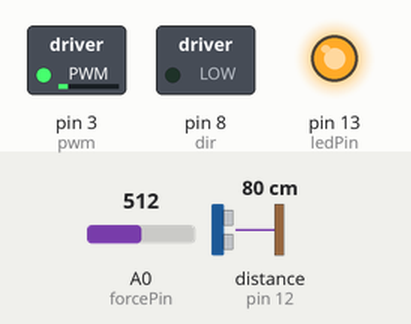
Recording of a sketch running on a simulated Arduino Uno, built with avr-gcc and run on an emulated ATmega328P. On the bench: switched loads named in the sketch (green lamp = pin HIGH), output pins drawn as LEDs (lit = HIGH). Wiring (inferred from the names in the program): ultrasonic range finder: trigger pin 11; echo pin 12. The test bench sets the inputs (shaded band); at power-on: A0 (forcePin) = 512, distance to the obstacle (sensor on pin 12) 80 cm. The echo pulse lasts 58.3 µs per cm; pins used as bus, display or sensor lines are not drawn; what the sketch prints to the serial monitor is not drawn.

Above: at 1.2 s.
1.3 s: A0 (forcePin) set to 66
4.3 s: A0 (forcePin) set to 58
At 5.0 s:
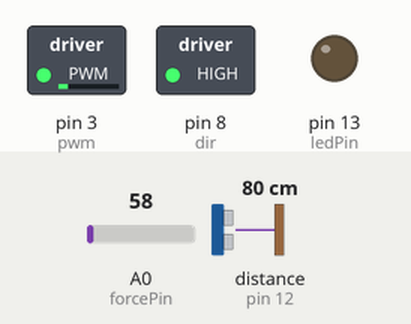
6.0 s: A0 (forcePin) set to 122
At 7.2 s:
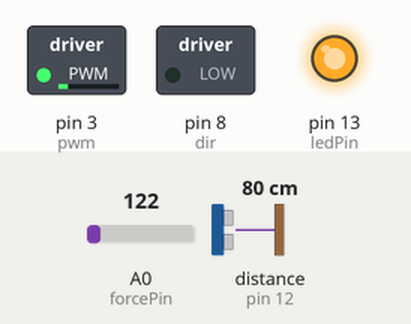
Timing chart, 0 to 9.0 s (numbered marks = the images above; inputs shaded):
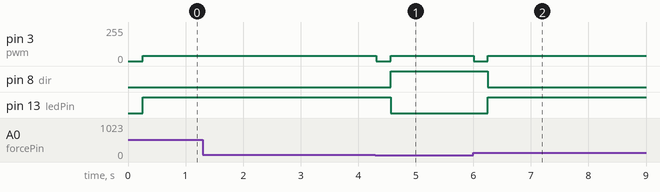

Measured:
- the behaviour switches between 61 and 60 on A0 (forcePin) (found by bisection; images 0 and 1)
- after the input at 1.3 s, every drawn part: stays the same
- after the input at 4.3 s, pin 3 (pwm): 40/255 → 0/255 at once, → 40/255 0.25 s later; pin 8 (dir): LOW → HIGH after 0.26 s; pin 13 (ledPin): HIGH → LOW after 0.26 s
- after the input at 6.0 s, pin 3 (pwm): 40/255 → 0/255 at once, → 40/255 0.25 s later; pin 8 (dir): HIGH → LOW after 0.25 s; pin 13 (ledPin): LOW → HIGH after 0.25 s

The sketch:

Robotic_Hand_Arduino_Ultra1.ino
```cpp
// University of Warwick School of Engineering
// ES2C6: Electro-mechanical System Design
// 2021/2022 Term 1
//
// Robot Hand Project (Systems stream)
// Project Instructor: James Atkinson
//
// Getting Started sample code
//
// This code let's you control the direction of robot gripper (either tightening or loosening)
// based on feedback from a force sensor.
//
// This code was originally created by Dr Adam Noel

// Initialise variables
const int pwm = 3 ;       // digital pin 3 will be used for PWM (Pulse Width Modulation) output
const int dir = 8 ;       // digital pin 8 will be used for high/low output
const int forcePin = A0;  // analogue pin A0 will be used to read the voltage from the force sensor
const int ledPin = 13;    // digital pin 13 is also wired to a built-in LED
int forceValue = 0;       // value read from force pin
uint8_t motorSpeed = 40;  // 8 bit unsigned integer (0-255) defining motor speed
bool bHigh = false;       // boolean tracking direction
bool bChangeDir = false;  // boolean tracking whether we need to switch directions

const int trigPin = 11;
const int echoPin = 12;

long duration; // variable for the duration of sound wave travel
int distance; // variable for the distance measurement


/*
   NOTES
   bHigh True means loosening (open)
   bHigh False means tightening (close)

   During early stages of testing, motorspeeds > 55 could not open a
   fully tightened grip, without physical assistance.
   Why? High Speed and Low Torque
   Lower speed produces higher torque to overcome the 'holding torque'
   OR it happens because it shuts too tightly?
   I tested again with low speed and it still didn't open without assisstance
   Probably because it shuts too tightly. Maybe. Motor jammed.

*/


// Setup function (runs when Arduino is powered on or reset
void setup()
{
  pinMode(pwm, OUTPUT) ;    //we have to set PWM pin as output
  pinMode(dir, OUTPUT) ;    // Direction pin pins are also set as output
  pinMode(ledPin, OUTPUT);  // LED pin is an output

  pinMode(trigPin, OUTPUT); // Sets the trigPin as an OUTPUT
  pinMode(echoPin, INPUT); // Sets the echoPin as an INPUT
  Serial.begin(9600);
}

// Loop function runs repeatedly after the setup function
void loop()
{

  // ULTRASONIC SENSOR CODE ------------------------

  // Clears the trigPin condition
  digitalWrite(trigPin, LOW);
  delayMicroseconds(2);
  // Sets the trigPin HIGH (ACTIVE) for 10 microseconds
  digitalWrite(trigPin, HIGH);
  delayMicroseconds(10);
  digitalWrite(trigPin, LOW);
  // Reads the echoPin, returns the sound wave travel time in microseconds
  duration = pulseIn(echoPin, HIGH);
  // Calculating the distance
  distance = duration * 0.034 / 2; // Speed of sound wave divided by 2 (go and back)
  // Displays the distance on the Serial Monitor
  Serial.print("Distance: ");
  Serial.print(distance);
  Serial.println(" cm");

  // END OF USSC ----------------------------------


  // Read voltage from output of force sensor
  forceValue = analogRead(forcePin);

  if (forceValue > 60)
  { // There is a high force applied to force sensor
    // Loosen grip
    if (bHigh) {
      // we were just loosening
      bChangeDir = false;
    }
    else {
      // we were just tightening and need to change direction
      bChangeDir = true;
    }
    bHigh = true;
  } else
  { // There is a low force applied to force sensor
    // Tighten grip
    if (bHigh) {
      // we were just loosening and need to change direction
      bChangeDir = true;
    }
    else {
      // we were just tightening
      bChangeDir = false;
    }
    bHigh = false;
  }

  // Stop motor for a brief delay because we need to change directions
  if (bChangeDir)
  {
    analogWrite(pwm, 0);
    delay(250); // delay is in milliseconds
  }

  // Set motor direction
  if (bHigh)
  {
    // Loosen the grip and turn on LED
    digitalWrite(ledPin, HIGH);
    digitalWrite(dir, LOW);
  } else
  {
    // Tighten the grip and turn off LED
    digitalWrite(ledPin, LOW);
    digitalWrite(dir, HIGH);
  }

  // Resume motor motion
  analogWrite(pwm, motorSpeed);
}
```
